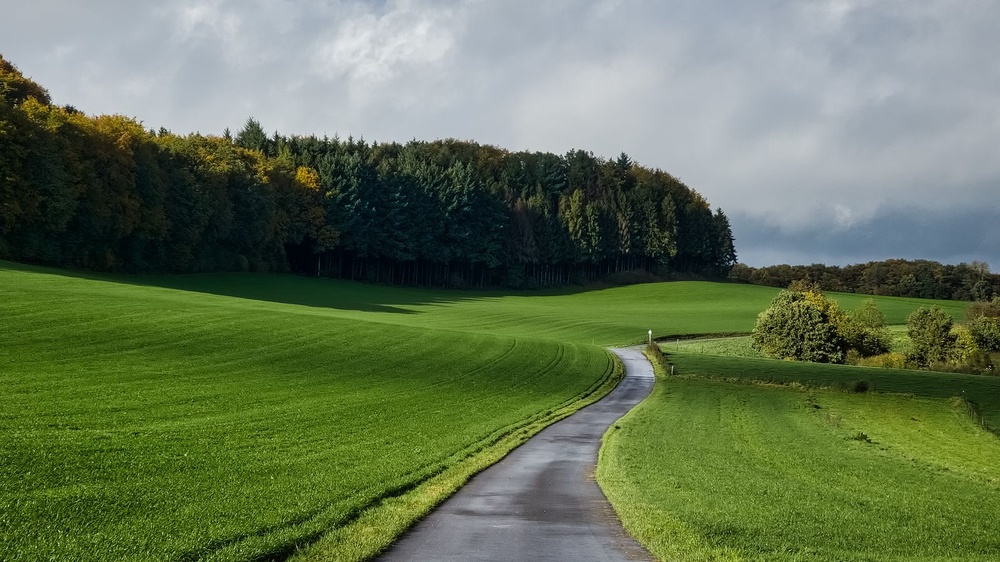
#> input picture Second lab/sar_1.jpg, 1000 x 562 px, shrunk from 1600 x 900 before the run
$ jupyter execute --allow-errors Processing.ipynb
#> lines starting #> are read from the running program, lines starting #| are printed output that depends on the picture
# Задание 2. Фильтрация зашумленных изображений
1. Зашумление изображения аддитивным гауссовым шумом и постоянным шумом.
2. Применение фильтров:
   - Медианный фильтр (cv2.medianBlur)
   - Фильтр Гаусса (cv2.GaussianBlur)
   - Билатеральный фильтр (cv2.bilateralFilter)
   - Фильтр нелокальных средних (cv2.fastNlMeansDenoising)
3. Оценка качества фильтрации метриками MSE, PSNR, SSIM и выбор лучшего алгоритма.

[cell 1]
import cv2
import matplotlib.pyplot as plt
import numpy as np
from skimage.metrics import mean_squared_error as mse
from skimage.metrics import peak_signal_noise_ratio as psnr
from skimage.metrics import structural_similarity as ssim

# Загрузка изображения и перевод в градации серого
image = cv2.imread('sar_1.jpg')
#> image is the input picture: shape (562, 1000, 3); mean B, G, R 84.6, 116.2, 100.1
if image is None:
  image = cv2.imread('sar_1_gray.jpg')
if len(image.shape) == 3:
  image_gray = cv2.cvtColor(image, cv2.COLOR_BGR2GRAY)
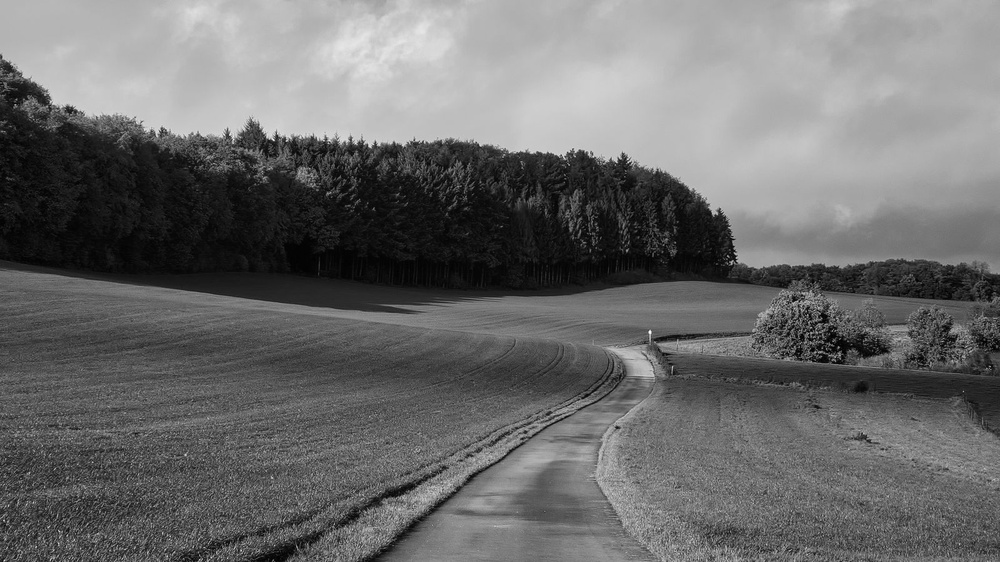
#> image_gray: shape (562, 1000); min 0, max 250, mean 107.8
else:
  image_gray = image.copy()

plt.figure(figsize=(4, 4))
plt.imshow(image_gray, cmap='gray')
plt.title(f'Оригинал: {image_gray.shape}')
plt.axis('off')
plt.show()

[cell 2]
# 1. Гауссов шум через cv2.randn и cv2.add
mean = 0
stddev = 40
noise_gauss = np.zeros(image_gray.shape, np.uint8)
cv2.randn(noise_gauss, mean, stddev)
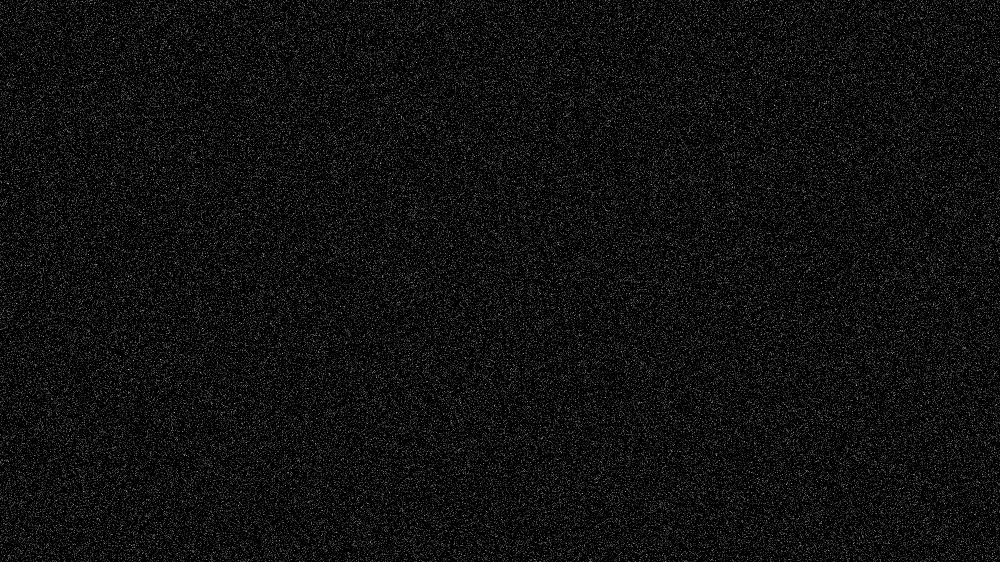
#> noise_gauss: shape (562, 1000); min 0, max 186, mean 16
image_noise_gauss = cv2.add(image_gray, noise_gauss)
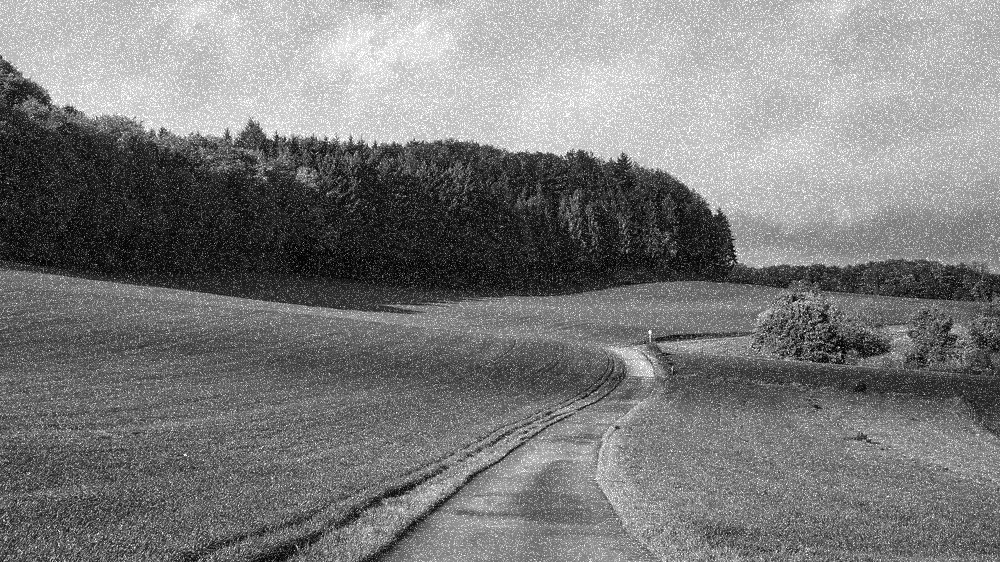
#> image_noise_gauss: shape (562, 1000); min 0, max 255, mean 123.5

# 2. Постоянный шум
noise_constant = np.random.uniform(-50, 50, image_gray.shape).astype(np.int16)
image_noise_const = image_gray.astype(np.int16) + noise_constant
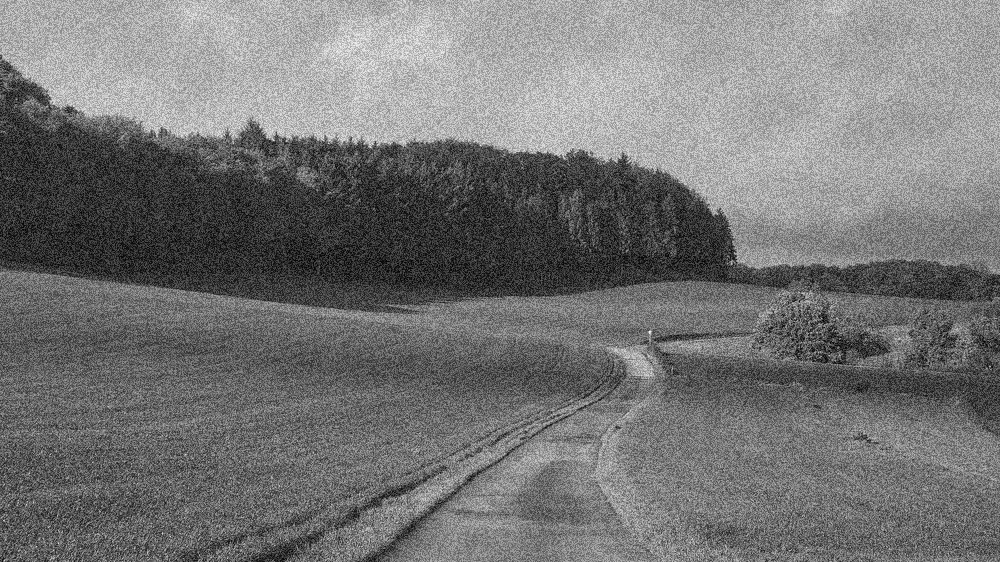
#> image_noise_const: shape (562, 1000) int16; min -47, max 289, mean 107.7; drawn with min black and max white
image_noise_const = np.clip(image_noise_const, 0, 255).astype(np.uint8)

# Отрисовка зашумленных изображений
fig, axes = plt.subplots(1, 3, figsize=(12, 4))
axes[0].imshow(image_gray, cmap='gray')
axes[0].set_title('Оригинал')

axes[1].imshow(image_noise_gauss, cmap='gray')
axes[1].set_title('Гауссов шум (cv2.randn)')

axes[2].imshow(image_noise_const, cmap='gray')
axes[2].set_title('Постоянный шум')

for ax in axes:
    ax.axis('off')
plt.tight_layout()
plt.show()
